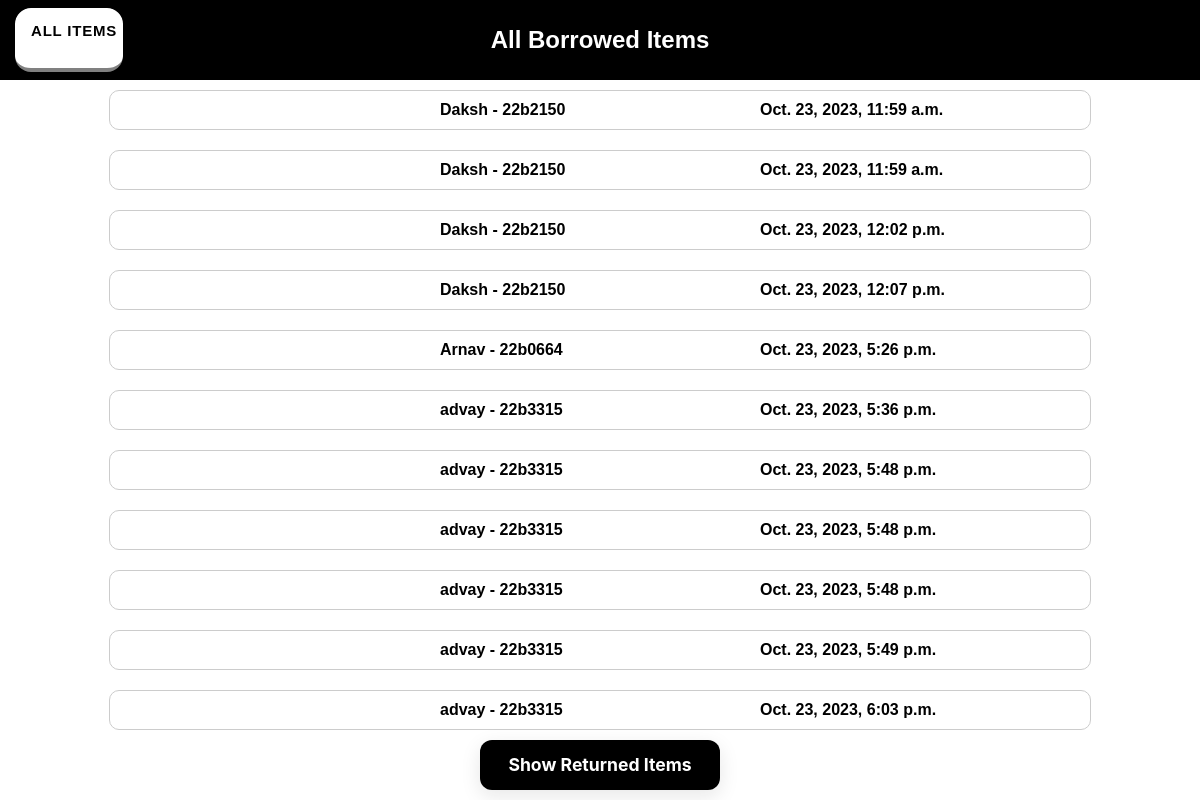
Page /total_borrowed/ (signed in) on the earlier database version.
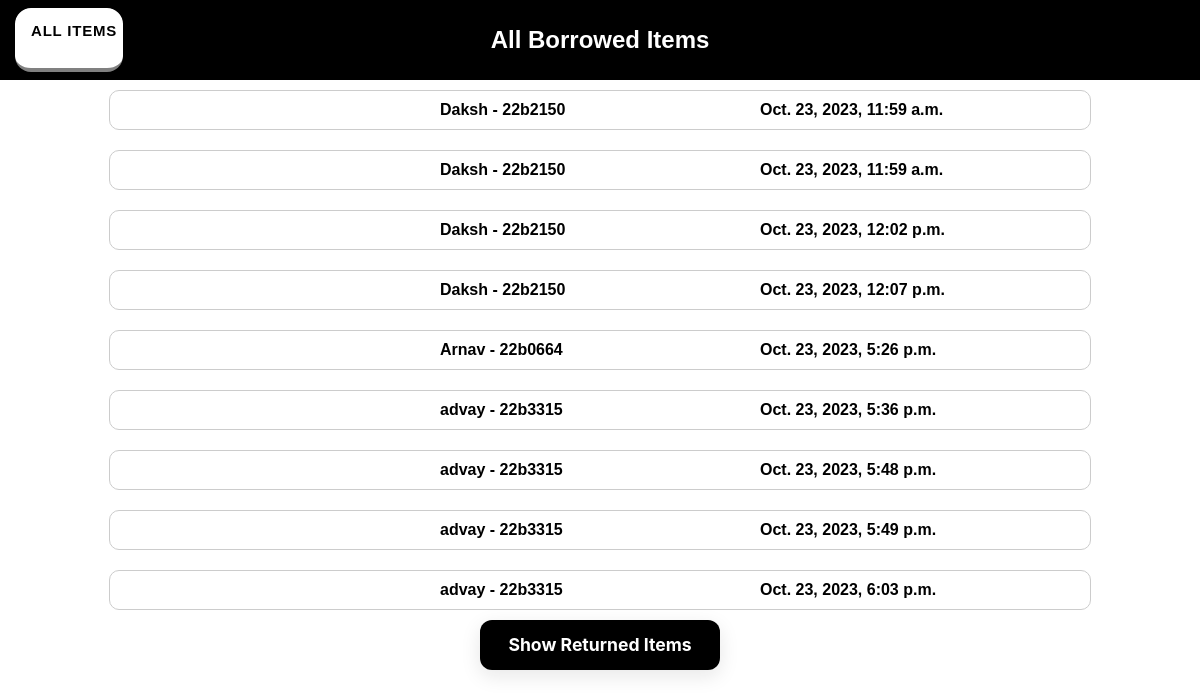
Same page on the later database version.
### app/models.py (models this page shows, shortened)
class BorrowRecord(models.Model):
    user = models.ForeignKey(studentUser, on_delete=models.CASCADE)
    item = models.ForeignKey(Item, on_delete=models.CASCADE)
    borrowed_at = models.DateTimeField(auto_now_add=True, editable=False)
    returned = models.BooleanField(default=False)
    returned_at = models.DateTimeField(null=True, blank=True)

class studentUser(models.Model):
    rfid = models.CharField(max_length=10, null=False, blank=False, primary_key=True)
    roll_number = models.CharField(max_length=16, null=True, blank=True)
    name = models.CharField(max_length=100, null=True, blank=True)

### app/views.py (the view)
# urls.py: path('total_borrowed/', total_borrowed, name='total_borrowed'),#admin use
@staff_member_required
def total_borrowed(request):
    borrowed_items = BorrowRecord.objects.filter(returned=False)
    returned_items = BorrowRecord.objects.filter(returned=True).order_by('-returned_at')
    return render(request, 'total_borrowed.html', {'borrowed_items': borrowed_items, 'returned_items': returned_items})

### app/templates/total_borrowed.html (shortened to what this page needs)
<!DOCTYPE html>
<html lang="en">
  <head>
  </head>
  <body>
    <nav>
      <a href="{%url 'itemlist'%}" class="button-18">All Items</a>
      <h1>All Borrowed Items</h1>
    </nav>
    <ul>
      {% for borrowed_item in borrowed_items %}
      <li>
        <div class="item">
          <div class="user">
            {{ borrowed_item.user.name }} - {{borrowed_item.user.roll_number}}
          </div>
          <div class="date">{{ borrowed_item.borrowed_at }}</div>
        </div>
      </li>
      {% endfor %}
    </ul>
    <div class="button">
      <button class="button-19" onclick="toggleReturnedItems()">
        Show Returned Items
      </button>
    </div>
  </body>
</html>

### app/templates/total_borrowed.html (style rules this page uses)
body { font-family: "Poppins", sans-serif; font-weight: bold; font-style: normal; background-color: #fff; margin: 0; padding: 0; }
nav { background-color: #000; color: white; margin: 0; text-align: center; height: 10vh; display: flex; justify-content: center; align-items: center; }
h1 { background-color: #000; color: white; margin: 0; text-align: center; }
ul { list-style-type: none; display: flex; flex-direction: column; margin: 0; padding: 0; align-items: center; }
li { background-color: #fff; margin: 10px; padding: 10px; border: 1px solid #ccc; border-radius: 10px; width: 60em; }
.item { display: grid; grid-template-columns: 1fr 1fr 1fr; justify-content: space-around; align-items: center; width: 100%; }
.button { display: flex; justify-content: center; align-items: center; margin: 0; padding: 0; }
.button-19 { display: flex; text-align: center; justify-content: center; width: 20vw; align-items: center; border-radius: 12px; box-shadow: transparent 0 0 0 3px, rgba(18, 18, 18, 0.1) 0 6px 20px; box-sizing: border-box; color: white; background-color: black; cursor: pointer; font-family: Inter, sans-serif; font-size: 1.1rem; font-weight: 700; line-height: 1; outline: none; padding: 1rem 1rem; text-decoration: none; transition: box-shadow 0.2s, -webkit-box-shadow 0.2s; border: 0; -webkit-user-select: none; touch-action: manipulation; }
a { text-decoration: none; }
.button-18 { position: absolute; left: 1em; appearance: button; background-color: grey; border: solid transparent; border-radius: 16px; border-width: 0 0 4px; box-sizing: border-box; color: black; cursor: pointer; display: inline-block; font-family: din-round, sans-serif; font-size: 15px; font-weight: 700; letter-spacing: 0.8px; line-height: 20px; margin: 0; outline: none; overflow: visible; padding: 13px 16px; text-align: center; text-transform: uppercase; touch-action: manipulation; transform: translateZ(0); transition: filter 0.2s; user-select: none; -webkit-user-select: none; vertical-align: middle; white-space: nowrap; width: 9%; height: 8%; }
.button-18:after { background-clip: padding-box; background-color: white; border: solid transparent; border-radius: 16px; border-width: 0 0 4px; bottom: -4px; content: ""; left: 0; position: absolute; right: 0; top: 0; z-index: -1; }

Differences in the rows shown:
no longer on this page (row edited): BorrowRecord: user.name "advay", user.roll_number "22b3315", borrowed_at "Oct. 23, 2023, 5:48 p.m."
no longer on this page (row edited): BorrowRecord: user.name "advay", user.roll_number "22b3315", borrowed_at "Oct. 23, 2023, 5:48 p.m."
